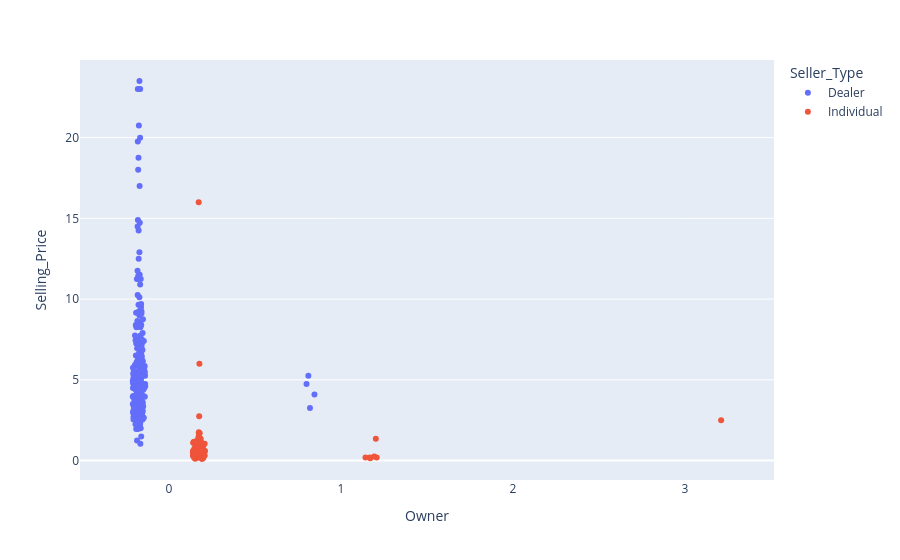

Source (notebook cell):
### Markdown cell above
### Selling Price Vs Owner | Colored by Seller Type

### Code cell
#Selling_Price_Vs_Owner
#Colored_by_Seller_Type

fig = px.strip(df_new, x='Owner', y='Selling_Price', color='Seller_Type')
fig.show()

### Figure 1 — Plotly figure (JSON) as saved in the notebook; plotly's stock layout.template omitted (floating-point values rounded to 4 significant figures; data arrays with more than 128 entries replaced by an {"elided": "..."} marker saying what was removed)
{"data": [{"alignmentgroup": "True", "boxpoints": "all", "fillcolor": "rgba(255,255,255,0)", "hoveron": "points", "hovertemplate": "Seller_Type=Dealer<br>Owner=%{x}<br>Selling_Price=%{y}<extra></extra>", "legendgroup": "Dealer", "line": {"color": "rgba(255,255,255,0)"}, "marker": {"color": "#636efa"}, "name": "Dealer", "offsetgroup": "Dealer", "orientation": "v", "pointpos": 0, "showlegend": true, "type": "box", "x": {"elided": "191 int values"}, "x0": " ", "xaxis": "x", "y": {"elided": "191 float values"}, "y0": " ", "yaxis": "y"}, {"alignmentgroup": "True", "boxpoints": "all", "fillcolor": "rgba(255,255,255,0)", "hoveron": "points", "hovertemplate": "Seller_Type=Individual<br>Owner=%{x}<br>Selling_Price=%{y}<extra></extra>", "legendgroup": "Individual", "line": {"color": "rgba(255,255,255,0)"}, "marker": {"color": "#EF553B"}, "name": "Individual", "offsetgroup": "Individual", "orientation": "v", "pointpos": 0, "showlegend": true, "type": "box", "x": [0, 0, 0, 0, 3, 0, 0, 0, 0, 0, 0, 1, 0, 0, 0, 0, 0, 0, 0, 0, 0, 0, 0, 0, 0, 0, 0, 0, 0, 0, 0, 0, 0, 0, 0, 0, 0, 0, 0, 0, 0, 0, 0, 0, 0, 0, 0, 0, 0, 0, 0, 0, 0, 0, 0, 0, 0, 0, 0, 0, 0, 0, 0, 0, 0, 0, 0, 0, 0, 0, 0, 0, 0, 0, 0, 0, 0, 0, 0, 0, 0, 0, 0, 0, 0, 0, 0, 0, 0, 1, 0, 0, 0, 0, 0, 0, 1, 1, 1, 0, 0, 0, 1, 0, 0], "x0": " ", "xaxis": "x", "y": [6.0, 0.35, 16.0, 2.75, 2.5, 1.75, 1.7, 1.65, 1.45, 1.35, 1.35, 1.35, 1.25, 1.2, 1.2, 1.2, 1.15, 1.15, 1.15, 1.15, 1.11, 1.1, 1.1, 1.1, 1.05, 1.05, 1.05, 1.05, 1.0, 0.95, 0.9, 0.9, 0.75, 0.8, 0.78, 0.75, 0.75, 0.75, 0.72, 0.65, 0.65, 0.65, 0.65, 0.6, 0.6, 0.6, 0.6, 0.6, 0.6, 0.6, 0.6, 0.55, 0.55, 0.52, 0.51, 0.5, 0.5, 0.5, 0.5, 0.5, 0.48, 0.48, 0.48, 0.48, 0.45, 0.45, 0.45, 0.45, 0.45, 0.45, 0.45, 0.45, 0.42, 0.42, 0.4, 0.4, 0.4, 0.4, 0.4, 0.38, 0.38, 0.35, 0.35, 0.35, 0.31, 0.3, 0.3, 0.3, 0.27, 0.25, 0.25, 0.25, 0.25, 0.25, 0.2, 0.2, 0.2, 0.2, 0.2, 0.2, 0.18, 0.16, 0.15, 0.12, 0.1], "y0": " ", "yaxis": "y"}], "layout": {"boxmode": "group", "legend": {"title": {"text": "Seller_Type"}, "tracegroupgap": 0}, "margin": {"t": 60}, "xaxis": {"anchor": "y", "domain": [0, 1], "title": {"text": "Owner"}}, "yaxis": {"anchor": "x", "domain": [0, 1], "title": {"text": "Selling_Price"}}}}
